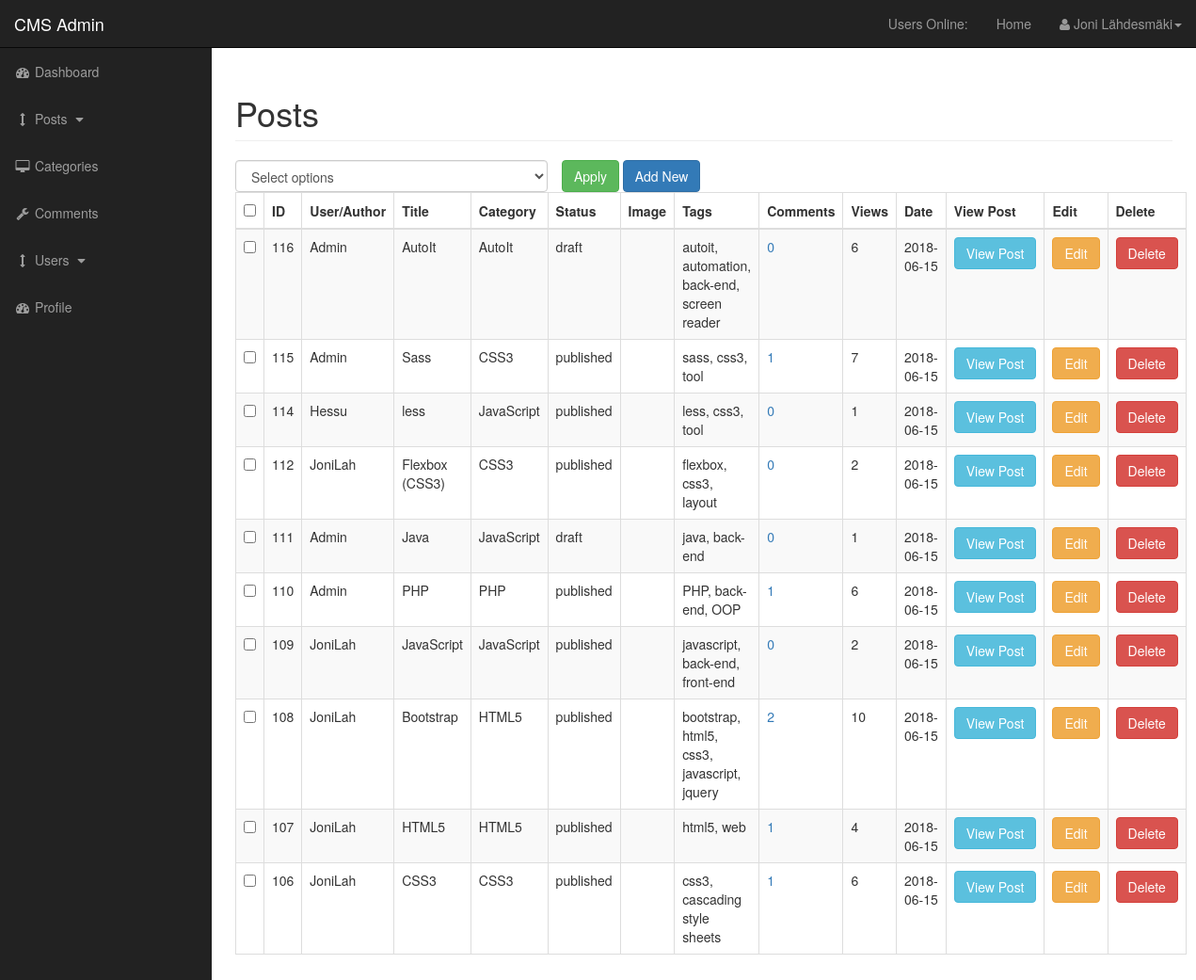
Page /admin/posts.php (signed in) on the committed database.
### tables this page shows
CREATE TABLE `posts` (
  `post_id` int(4) NOT NULL,
  `post_category_id` int(4) NOT NULL,
  `post_title` varchar(255) NOT NULL,
  `post_author` varchar(255) NOT NULL,
  `post_user` varchar(255) NOT NULL,
  `post_date` date NOT NULL,
  `post_image` text NOT NULL,
  `post_content` text NOT NULL,
  `post_tags` varchar(255) NOT NULL,
  `post_comment_count` int(11) NOT NULL,
  `post_status` varchar(255) NOT NULL DEFAULT 'draft',
  `post_views_count` int(11) NOT NULL
);

CREATE TABLE `categories` (
  `cat_id` int(3) NOT NULL,
  `cat_title` varchar(255) NOT NULL
);

### admin/includes/view_all_posts.php (the view, shortened to what this page needs)
<form action="" method="post">
    <table class="table table-bordered table-hover table-striped">
        <div id="bulkOptionsContainer" class="col-xs-4" style="padding: 0px;">
            <select class="form-control" name="bulk_options" id="">
                <option value="">Select options</option>
            </select>
        </div>
        <div class="col-xs-4">
            <input type="submit" name="submit" class="btn btn-success" value="Apply">
            <a class="btn btn-primary" href="posts.php?source=add_post">Add New</a>
        </div>
        <thead>
            <tr>
                <th><input id="selectAllBoxes" type="checkbox"></th>
                <th>ID</th>
                <th>User/Author</th>
                <th>Title</th>
                <th>Category</th>
                <th>Status</th>
                <th>Image</th>
                <th>Tags</th>
                <th>Comments</th>
                <th>Views</th>
                <th>Date</th>
                <th>View Post</th>
                <th>Edit</th>
                <th>Delete</th>
            </tr>
        </thead>
        <tbody>
            <?php
                $query = "SELECT * FROM posts, categories WHERE posts.post_category_id = categories.cat_id ORDER BY posts.post_id DESC";
                $select_posts = mysqli_query($connection, $query);
                while ($row = mysqli_fetch_assoc($select_posts)) {
                    $post_id = $row['post_id'];
                    $post_user = $row['post_user'];
                    $post_author = $row['post_author'];
                    $post_title = $row['post_title'];
                    $post_status = $row['post_status'];
                    $post_image = $row['post_image'];
                    $post_tags = $row['post_tags'];
                    $post_date = $row['post_date'];
                    $post_views_count = $row['post_views_count'];
                    $cat_title = $row['cat_title'];
                    echo "<tr>";
                    ?>
                    <td><input class="checkBoxes" type="checkbox" name="checkBoxArray[]" value="<?php echo $post_id; ?>"></td>
                    <?php
                    echo "<td>{$post_id}</td>";
                    if (!empty($post_author)) {
                        echo "<td>{$post_author}</td>";
                    } else if (!empty($post_user)) {
                        echo "<td>$post_user</td>";
                    }
                    echo "<td>{$post_title}</td>";
                    echo !empty($cat_title) ? "<td>{$cat_title}</td>" : "<td></td>";
                    echo "<td>{$post_status}</td>";
                    echo "<td><img width='100' src='../img/{$post_image}' alt=''></td>";
                    echo "<td>{$post_tags}</td>";
                    $query = "SELECT * FROM comments WHERE comment_post_id = $post_id";
                    $comment_count_query = mysqli_query($connection, $query);
                    $count_comments = mysqli_num_rows($comment_count_query);
                    echo "<td><a href='post_comments.php?id={$post_id}'>{$count_comments}</a></td>";
                    echo "<td>{$post_views_count}</td>";
                    echo "<td>{$post_date}</td>";
                    echo "<td><a class='btn btn-info' href='../post.php?p_id=$post_id'>View Post</a></td>";
                    echo "<td><a class='btn btn-warning' href='posts.php?source=edit_post&p_id={$post_id}'>Edit</a></td>";
                    ?>
                    <form method="post">
                        <?php
                            echo '<td><input rel="$post_id" href="javascript:void(0)" class="btn btn-danger delete_link" type="submit" name="delete" value="Delete"></td>';
                        ?>
                    </form>
                    <?php
                    echo "</tr>";
                }
            ?>
        </tbody>
    </table>
</form>

### admin/css/sb-admin.css (style rules this page uses)
body { margin-top: 100px; background-color: #222; }
@media (min-width:768px) { body { margin-top: 50px; } }

### rows in the picture
posts: post_id "116", post_user "Admin", post_title "AutoIt", categories.cat_title "AutoIt", post_status "draft", post_tags "autoit, automation, back-end, screen reader", count_comments "0", post_views_count "6", post_date "2018-06-15"
posts: post_id "115", post_user "Admin", post_title "Sass", categories.cat_title "CSS3", post_status "published", post_tags "sass, css3, tool", count_comments "1", post_views_count "7", post_date "2018-06-15"
posts: post_id "114", post_user "Hessu", post_title "less", categories.cat_title "JavaScript", post_status "published", post_tags "less, css3, tool", count_comments "0", post_views_count "1", post_date "2018-06-15"
posts: post_id "112", post_user "JoniLah", post_title "Flexbox (CSS3)", categories.cat_title "CSS3", post_status "published", post_tags "flexbox, css3, layout", count_comments "0", post_views_count "2", post_date "2018-06-15"
posts: post_id "111", post_user "Admin", post_title "Java", categories.cat_title "JavaScript", post_status "draft", post_tags "java, back-end", count_comments "0", post_views_count "1", post_date "2018-06-15"
posts: post_id "110", post_user "Admin", post_title "PHP", categories.cat_title "PHP", post_status "published", post_tags "PHP, back-end, OOP", count_comments "1", post_views_count "6", post_date "2018-06-15"
posts: post_id "109", post_user "JoniLah", post_title "JavaScript", categories.cat_title "JavaScript", post_status "published", post_tags "javascript, back-end, front-end", count_comments "0", post_views_count "2", post_date "2018-06-15"
posts: post_id "108", post_user "JoniLah", post_title "Bootstrap", categories.cat_title "HTML5", post_status "published", post_tags "bootstrap, html5, css3, javascript, jquery", count_comments "2", post_views_count "10", post_date "2018-06-15"
posts: post_id "107", post_user "JoniLah", post_title "HTML5", categories.cat_title "HTML5", post_status "published", post_tags "html5, web", count_comments "1", post_views_count "4", post_date "2018-06-15"
posts: post_id "106", post_user "JoniLah", post_title "CSS3", categories.cat_title "CSS3", post_status "published", post_tags "css3, cascading style sheets", count_comments "1", post_views_count "6", post_date "2018-06-15"

### other values in the picture
$_SESSION['firstname'] "Joni"
$_SESSION['lastname'] "Lähdesmäki"
